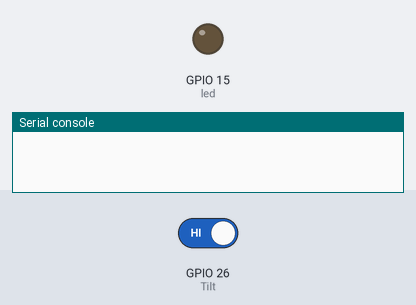
The program below on a simulated ESP32 board running MicroPython. On the bench: output pins drawn as LEDs (lit = HIGH), the last lines printed to the serial console. The inputs (shaded band) are chosen by the test bench; at power-on: GPIO 26 (Tilt) HIGH.

Above: at 1.2 s.
1.3 s: GPIO 26 (Tilt) driven LOW
At 2.6 s:
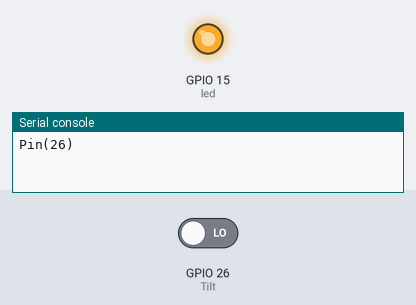
Timing chart, 0 to 4.3 s (numbered marks = the images above; inputs shaded):
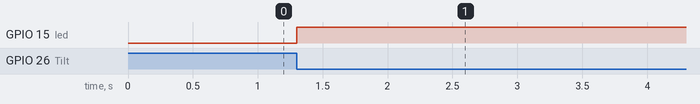

Measured:
- after the input at 1.3 s, GPIO 15 (led): LOW → HIGH at once

The program:

tilt.py
```python
'''
深圳市普中科技有限公司（PRECHIN 普中）
技术支持：www.prechin.net
PRECHIN
 普中

实验名称：倾斜传感器实验
接线说明：SW520D倾斜传感器模块-->ESP32 IO
         DO-->26
         VCC-->5V
         GND-->GND

         LED模块-->ESP32 IO
         D1-->15

实验现象：程序下载成功后，若传感器切斜一定角度，D1指示灯状态翻转
注意事项：

'''

from machine import Pin
from time import sleep

TiltPin = 26  # 倾斜传感器Pin端口
ledpin   = 15    # LED端口
n = 0

# 初始化GPIO口
def setup():
    global Tilt
    global led

    led = Pin(ledpin,Pin.OUT) # 设置绿色LED管脚为输出模式
    Tilt = Pin(TiltPin, Pin.IN, Pin.PULL_UP) # 设置为输入模式，上拉至高电平(3.3V)
    # 中断函数，调用call_back函数
    Tilt.irq(trigger=Pin.IRQ_FALLING,handler=call_back)

# 中断函数，模块切斜，响应中断函数
def call_back(t):
    global n
    n=not n
    print(t)
    led.value(n)

# 循环函数
def loop():
    while True:
        pass

# 程序入口
if __name__ == '__main__':
    setup()           # 初始化GPIO口
    loop()            # 循环函数
```
